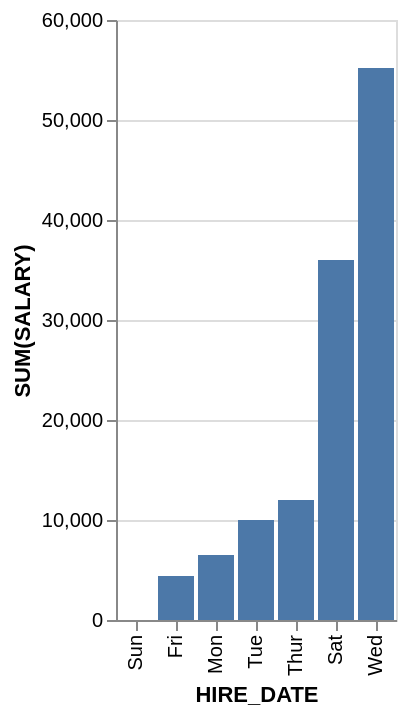

Write a Vega-Lite specification for this figure.
### Vega-Lite specification from a JSON file in a GitHub repository (floating-point values rounded to 4 significant figures)
{"data": {"values": [{"x_data": "Sun", "y_data": 0}, {"x_data": "Fri", "y_data": 4400}, {"x_data": "Mon", "y_data": 6500}, {"x_data": "Tue", "y_data": 10000}, {"x_data": "Thur", "y_data": 12000}, {"x_data": "Sat", "y_data": 36000}, {"x_data": "Wed", "y_data": 55200}]}, "mark": "bar", "encoding": {"x": {"field": "x_data", "type": "nominal", "title": "HIRE_DATE", "sort": {"op": "sum", "field": "y_data", "order": "ascending"}}, "y": {"field": "y_data", "type": "quantitative", "title": "SUM(SALARY)"}}}
